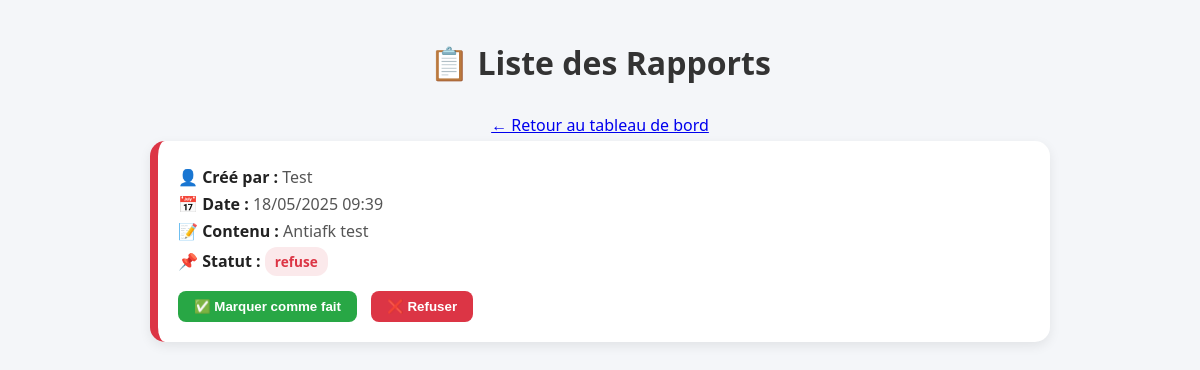
Screenshot of /reports (signed in) with the database file from the repository.
### app/models.py (models this page shows)
class Rapport(db.Model):
    __tablename__ = 'rapport'
    id = db.Column(db.Integer, primary_key=True)
    routine_id = db.Column(db.Integer, db.ForeignKey('routine.id'))
    contenu = db.Column(db.Text)
    created_by_id = db.Column(db.Integer, db.ForeignKey('user.id'))
    created_at = db.Column(db.DateTime, default=datetime.utcnow)
    statut = db.Column(db.String, default='en attente')
    creator = db.relationship('User', foreign_keys=[created_by_id])
    routine = db.relationship('Routine', back_populates='rapports')

class User(db.Model, UserMixin):
    __tablename__ = 'user'
    id = db.Column(db.Integer, primary_key=True)
    username = db.Column(db.String(150), nullable=False, unique=True)
    password = db.Column(db.String(200), nullable=False)
    is_admin = db.Column(db.Boolean, default=False)
    is_approved = db.Column(db.Boolean, default=False)
    role = db.Column(db.String(20), default='utilisateur')
    routines_created = db.relationship('Routine', foreign_keys='Routine.created_by_id', backref='creator', lazy=True)
    routines_reported = db.relationship('Routine', foreign_keys='Routine.reported_by_id', backref='reporter', lazy=True)
    routines_user = db.relationship('Routine', foreign_keys='Routine.user_id', backref='user', lazy=True)

### app/routes.py (the view)
@main.route('/reports')
@login_required
def reports():
    rapports = Rapport.query.order_by(Rapport.created_at.desc()).all()
    return render_template('reports.html', rapports=rapports)

### app/models.py (called while the page is built)
@login_manager.user_loader
def load_user(user_id):
    return User.query.get(int(user_id))

### app/templates/reports.html (shortened to what this page needs)
<!DOCTYPE html>
<html lang="fr">
<head>
</head>
<body>
  <h1>📋 Liste des Rapports</h1>
          <p style="text-align:center;"><a href="{{ url_for('main.dashboard') }}">← Retour au tableau de bord</a></p>
  <div class="rapport-container">
    {% for rapport in rapports %}
      <div id="rapport-{{ rapport.id }}" class="card {% if rapport.statut == 'fait' %}green{% elif rapport.statut == 'refuse' %}red{% else %}orange{% endif %}">
        <p><strong>👤 Créé par :</strong> {{ rapport.creator.username }}</p>
        <p><strong>📅 Date :</strong> {{ rapport.created_at.strftime('%d/%m/%Y %H:%M') }}</p>
        <p><strong>📝 Contenu :</strong> {{ rapport.contenu }}</p>
        <p>
          <strong>📌 Statut :</strong>
          <span class="statut-badge {% if rapport.statut == 'fait' %}statut-fait{% elif rapport.statut == 'refuse' %}statut-refuse{% else %}statut-attente{% endif %}">
            {{ rapport.statut }}
          </span>
        </p>
        <div class="buttons">
          <button class="fait" onclick="changerStatut({{ rapport.id }}, 'fait')">✅ Marquer comme fait</button>
          <button class="refuse" onclick="changerStatut({{ rapport.id }}, 'refuse')">❌ Refuser</button>
        </div>
      </div>
    {% else %}
      <p style="text-align: center;">Aucun rapport enregistré.</p>
    {% endfor %}
  </div>
</body>
</html>

### app/templates/reports.html (style rules this page uses)
body { font-family: 'Segoe UI', Tahoma, Geneva, Verdana, sans-serif; background: #f4f6f9; margin: 0; padding: 20px; }
h1 { text-align: center; color: #333; margin-bottom: 30px; }
.rapport-container { max-width: 900px; margin: 0 auto; }
.card { background: #fff; border-radius: 15px; padding: 20px; margin-bottom: 20px; box-shadow: 0 4px 12px rgba(0, 0, 0, 0.08); transition: transform 0.2s ease, box-shadow 0.2s ease; }
.red { border-left: 8px solid #dc3545; }
p { margin: 5px 0; color: #555; }
strong { color: #222; }
.buttons { margin-top: 15px; }
button { padding: 8px 16px; border: none; border-radius: 8px; font-weight: bold; cursor: pointer; margin-right: 10px; transition: background-color 0.2s ease, transform 0.1s ease; }
.fait { background-color: #28a745; color: white; }
.refuse { background-color: #dc3545; color: white; }
.statut-badge { display: inline-block; padding: 5px 10px; border-radius: 12px; font-size: 0.85em; font-weight: 600; }
.statut-refuse { background-color: #fbe9eb; color: #dc3545; }

### rows the page displays
Rapport: creator.username "Test", created_at "18/05/2025 09:39", contenu "Antiafk test", statut "refuse"
